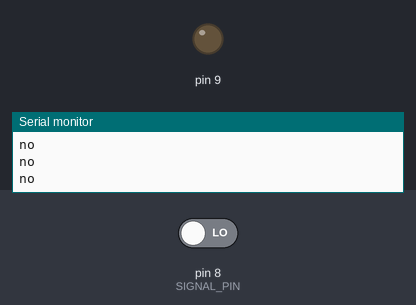
The sketch below on a simulated Arduino Uno, built with avr-gcc and run on an emulated ATmega328P. On the bench: output pins drawn as LEDs (lit = HIGH), the last lines printed to the serial monitor. Inputs (shaded band) come from the test bench; at power-on: pin 8 (SIGNAL_PIN) LOW.

Above: at 2.8 s.
2.9 s: pin 8 (SIGNAL_PIN) driven HIGH
At 4.2 s:
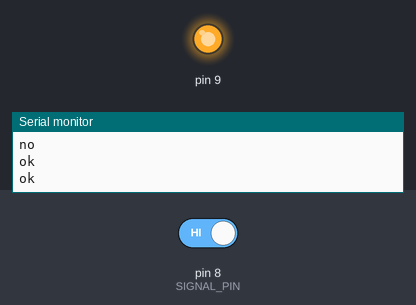
4.5 s: pin 8 (SIGNAL_PIN) driven LOW
At 5.7 s:
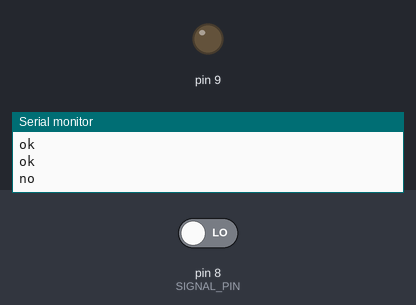
Timing chart, 0 to 7.5 s (numbered marks = the images above; inputs shaded):
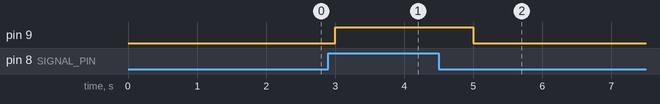

The sketch:

code.ino
```cpp
#define SIGNAL_PIN 8
void setup()
{
  Serial.begin(9600);
  pinMode(SIGNAL_PIN, INPUT);
  pinMode(9, OUTPUT);
}
void loop() {
  if(digitalRead(SIGNAL_PIN)==HIGH) {
    digitalWrite(9, HIGH);
    Serial.println("ok");
  } else {
    digitalWrite(9, LOW);
    Serial.println("no");
  }
  delay(1000);

}
```

Measured:
- after the input at 2.9 s, pin 9: LOW → HIGH after 0.10 s
- after the input at 4.5 s, pin 9: HIGH → LOW after 0.50 s
